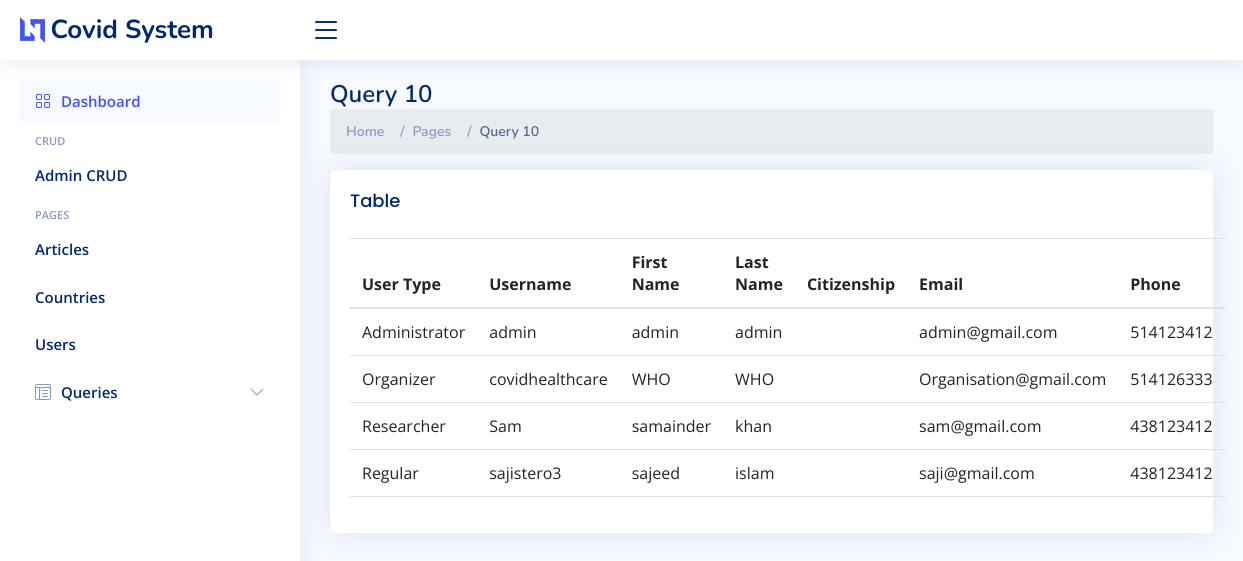
The page /query10.php on the database as committed earlier.
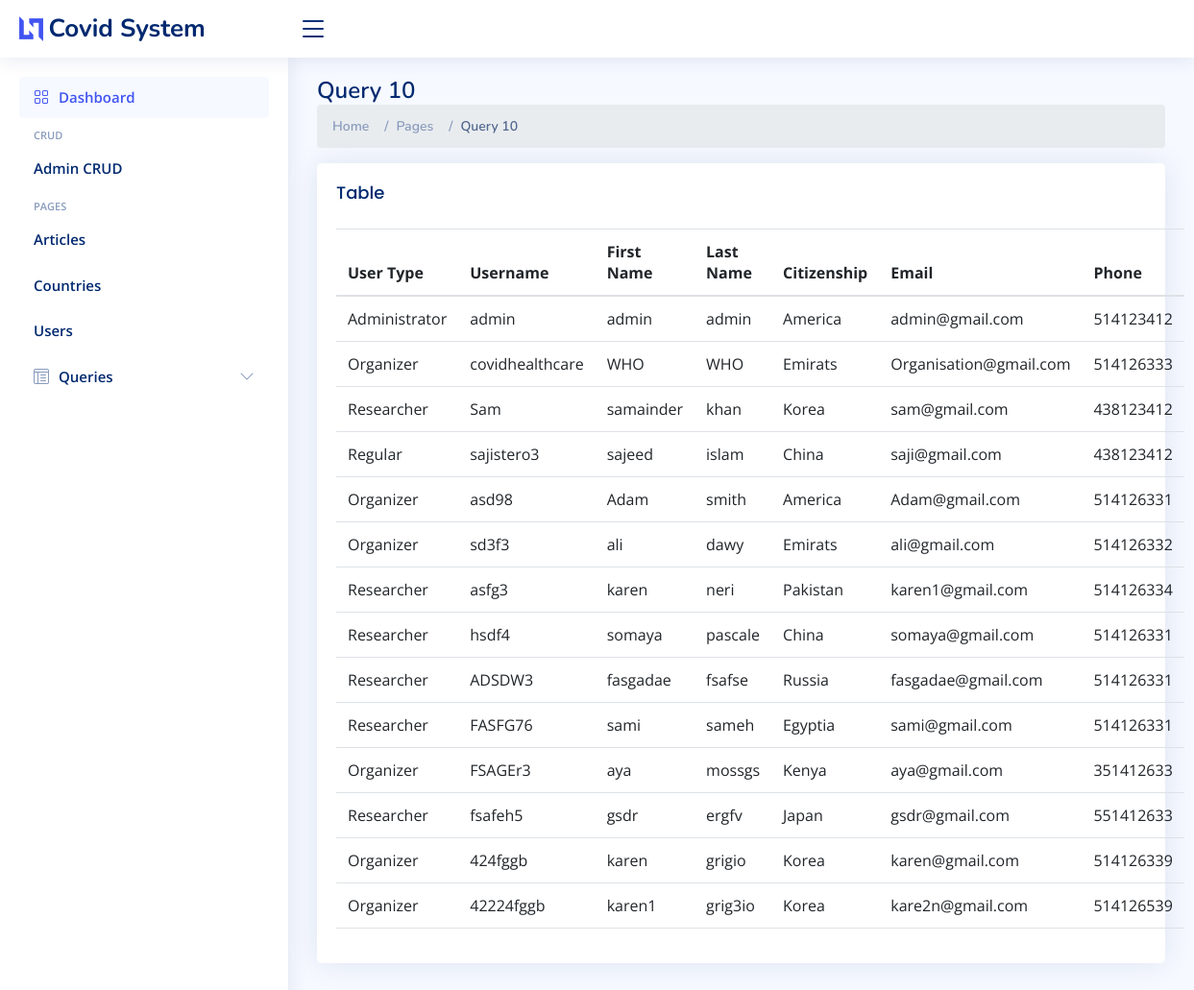
The same page on the database as committed later.
### tables this page shows
CREATE TABLE IF NOT EXISTS `users` (
  `userID` int(11) NOT NULL AUTO_INCREMENT,
  `username` varchar(255) DEFAULT NULL,
  `password` varchar(255) DEFAULT NULL,
  `first_name` varchar(255) DEFAULT NULL,
  `last_name` varchar(255) DEFAULT NULL,
  `email` varchar(255) DEFAULT NULL,
  `phone` varchar(15) DEFAULT NULL,
  `citizenship` varchar(255) DEFAULT NULL,
  `user_type` int(11) DEFAULT NULL,
  `dob` date DEFAULT NULL,
  `suspension_date` bigint(20) DEFAULT NULL,
  `cID` int(11) DEFAULT NULL,
  `status` tinyint(3) UNSIGNED NOT NULL DEFAULT '1',
  PRIMARY KEY (`userID`),
  UNIQUE KEY `username` (`username`),
  UNIQUE KEY `email` (`email`),
  KEY `cID` (`cID`)
);

### query10.php (the view, shortened to what this page needs)
<?php
include 'header.php';
$query = $db->query("SELECT user_type, username, first_name, last_name, citizenship, email,  phone FROM users ORDER BY user_type AND citizenship;");
$query10 = $query->fetchAll( PDO::FETCH_ASSOC );
?>
    <div class="pagetitle">
      <h1>Query 10</h1>
      <nav>
        <ol class="breadcrumb">
          <li class="breadcrumb-item"><a href="index.php">Home</a></li>
          <li class="breadcrumb-item">Pages</li>
          <li class="breadcrumb-item active">Query 10</li>
        </ol>
      </nav>
    </div>
    <section class="section">
        <div class="card">
            <div class="card-body">
              <h5 class="card-title">Table</h5>
              <table class="table table-hover">
                <thead>
                  <tr>
                    <th scope="col">User Type</th>
                    <th scope="col">Username</th>
                    <th scope="col">First Name</th>
                    <th scope="col">Last Name</th>
                    <th scope="col">Citizenship</th>
                    <th scope="col">Email</th>
                    <th scope="col">Phone</th>
                  </tr>
                </thead>
                <tbody>
                <?php
                foreach ( $query10 as $row):
                  if ($row['user_type'] == 1) {
                    $userType = "Administrator";
                  } else if ($row['user_type'] == 2) {
                    $userType = "Organizer";
                  } else if ($row['user_type'] == 3) {
                    $userType = "Researcher";
                  } else if ($row['user_type'] == 4) {
                    $userType = "Regular";
                  }
                  ?>
                  <tr>
                    <td><?= $userType; ?></td>
                    <td><?= $row['username'] ?></td>
                    <td><?= $row['first_name'] ?></td>
                    <td><?= $row['last_name'] ?></td>
                    <td><?= $row['citizenship'] ?></td>
                    <td><?= $row['email'] ?></td>
                    <td><?= $row['phone'] ?></td>
                  </tr>
                <?php endforeach; ?>
                </tbody>
              </table>
            </div>
        </div>
    </section>
<?php
  include 'footer.php';
?>

Rows that differ between the two databases and show on the page:
changed users "Administrator": citizenship (not shown) → "America"
changed users "covidhealthcare": citizenship (not shown) → "Emirats"
changed users "Sam": citizenship (not shown) → "Korea"
changed users "Regular": citizenship (not shown) → "China"
added users: user_type "Organizer", username "asd98", first_name "Adam", last_name "smith", citizenship "America", email "Adam@gmail.com", phone "514126331"
added users: user_type "Organizer", username "sd3f3", first_name "ali", last_name "dawy", citizenship "Emirats", email "ali@gmail.com", phone "514126332"
added users: user_type "Researcher", username "asfg3", first_name "karen", last_name "neri", citizenship "Pakistan", email "karen1@gmail.com", phone "514126334"
added users: user_type "Researcher", username "hsdf4", first_name "somaya", last_name "pascale", citizenship "China", email "somaya@gmail.com", phone "514126331"
added users: user_type "Researcher", username "ADSDW3", first_name "fasgadae", last_name "fsafse", citizenship "Russia", email "fasgadae@gmail.com", phone "514126331"
added users: user_type "Researcher", username "FASFG76", first_name "sami", last_name "sameh", citizenship "Egyptia", email "sami@gmail.com", phone "514126331"
added users: user_type "Organizer", username "FSAGEr3", first_name "aya", last_name "mossgs", citizenship "Kenya", email "aya@gmail.com", phone "351412633"
added users: user_type "Researcher", username "fsafeh5", first_name "gsdr", last_name "ergfv", citizenship "Japan", email "gsdr@gmail.com", phone "551412633"
added users: user_type "Organizer", username "424fggb", first_name "karen", last_name "grigio", citizenship "Korea", email "karen@gmail.com", phone "514126339"
added users: user_type "Organizer", username "42224fggb", first_name "karen1", last_name "grig3io", citizenship "Korea", email "kare2n@gmail.com", phone "514126539"
